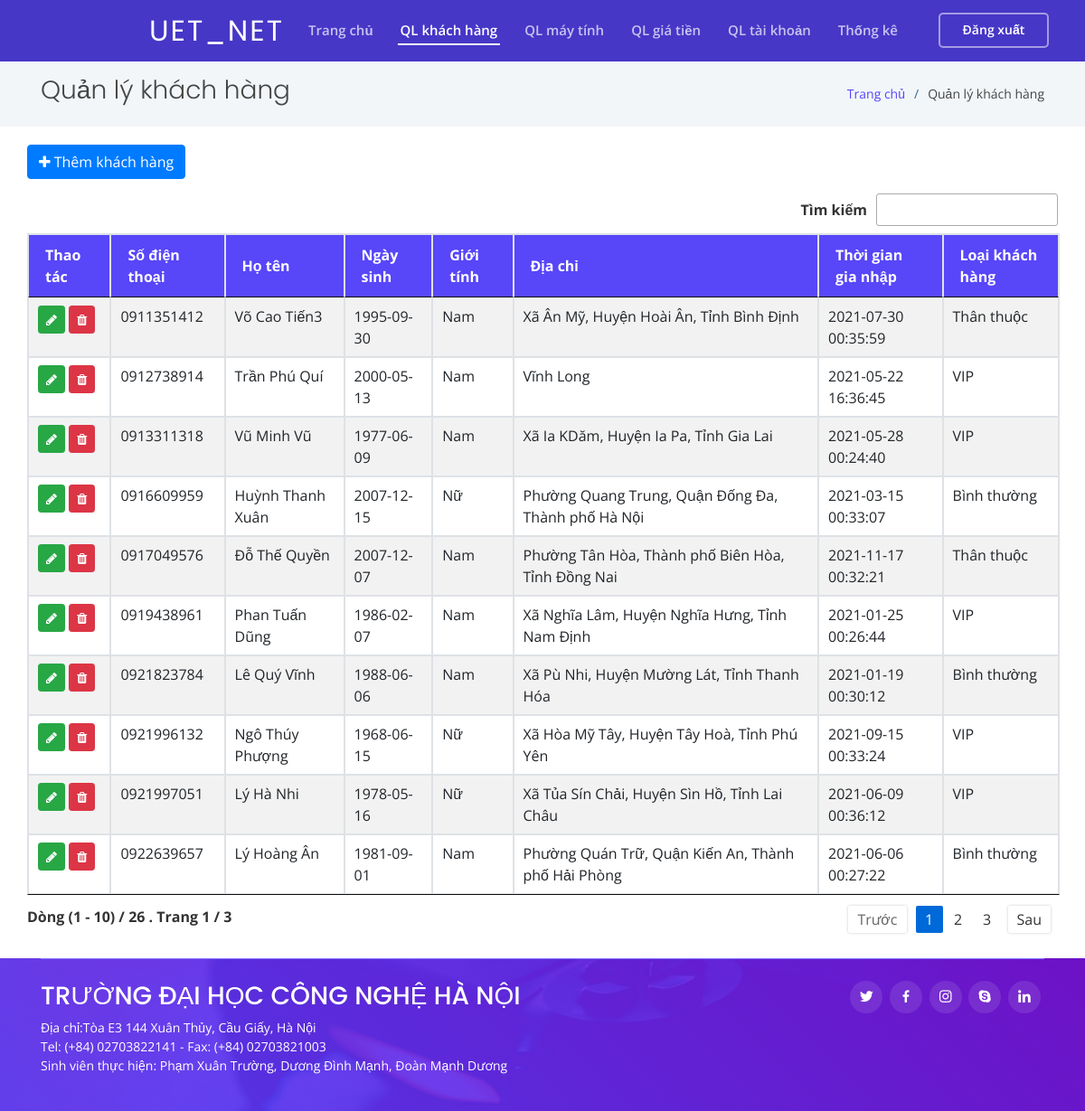
Page /ql-khach-hang.php (signed in) on the committed database.
### tables this page shows
CREATE TABLE IF NOT EXISTS `thongtinkhachhang` (
  `sdt` char(10) NOT NULL COMMENT 'khóa chính',
  `hoten` varchar(255) NOT NULL,
  `ngaysinh` date DEFAULT NULL COMMENT 'ngày/tháng/năm sinh KH',
  `diachi` varchar(255) DEFAULT NULL COMMENT 'địa chỉ KH',
  `thoigiandangky` timestamp NOT NULL DEFAULT CURRENT_TIMESTAMP COMMENT 'thời gian đăng ký KH',
  `loaikhachhang` varchar(16) NOT NULL DEFAULT 'binhthuong' COMMENT 'KH bình thường/thân thuộc/VIP',
  `gioitinh` varchar(3) DEFAULT NULL COMMENT 'giới tính KH',
  PRIMARY KEY (`sdt`)
);

### ql-khach-hang.php (the view, shortened to what this page needs)
<?php
require_once('./include/function.php');
require_once('./header.php');
$querykhachhang = mysqli_query($conn, "SELECT * FROM `thongtinkhachhang` WHERE 1");
?>
<div class="row">
    <button id="submit" class="btn btn-primary mb-3" data-toggle="modal" data-target="#exampleModal" data-title="Thêm thông tin khách hàng" data-type="insert"><i class="fa fa-plus"></i> Thêm khách hàng</button>
    <table id="datatable" style="width:100%" class="table table-striped table-bordered">
        <thead>
            <tr>
                <th>Thao tác</th>
                <th>Số điện thoại</th>
                <th>Họ tên</th>
                <th>Ngày sinh</th>
                <th>Giới tính</th>
                <th>Địa chỉ</th>
                <th>Thời gian gia nhập</th>
                <th>Loại khách hàng</th>
            </tr>
        </thead>
        <tbody>
            <?php
            if ($querykhachhang && $querykhachhang->num_rows > 0) {
                while ($row = mysqli_fetch_assoc($querykhachhang)) {
            ?>
                    <tr>
                    <td>
                            <a href="#" class="btn btn-sm btn-success mb-1" title="Sửa" data-toggle="modal" data-target="#exampleModal" data-title="Cập nhật thông tin khách hàng" data-type="update" data-sdt="<?= $row['sdt'] ?>" data-hoten="<?= $row['hoten'] ?>" data-ngaysinh="<?= $row['ngaysinh'] ?>" data-gioitinh="<?= $row['gioitinh'] ?>" data-diachi="<?= $row['diachi'] ?>" data-thoigiandangky="<?= $row['thoigiandangky'] ?>" data-loaikhachhang="<?= $row['loaikhachhang'] ?>">
                                <i class="fa fa-pencil"></i>
                            </a>
                            <a href="#" class="btn btn-sm btn-danger mb-1" title="Xóa" data-toggle="modal" data-target="#exampleModal2" data-hoten="<?= $row['hoten'] ?>" data-sdt="<?= $row['sdt'] ?>">
                                <i class="fa fa-trash"></i>
                            </a>
                        </td>
                        <td><?= $row['sdt'] ?></td>
                        <td><?= $row['hoten'] ?></td>
                        <td><?= $row['ngaysinh'] ?></td>
                        <td><?= $row['gioitinh'] ?></td>
                        <td><?= $row['diachi'] ?></td>
                        <td><?= $row['thoigiandangky'] ?></td>
                        <td><?= $row['loaikhachhang'] ?></td>
                    </tr>
            <?php
                }
            }
            ?>
        </tbody>
    </table>
</div>
<?php
require_once('./footer.php');
?>

### assets/css/styleDatatable.css (style rules this page uses)
table.dataTable { width:100%;margin:0 auto;clear:both;border-collapse:separate;border-spacing:0 }
table.dataTable thead th,table.dataTable tfoot th { font-weight:bold }
table.dataTable thead th,table.dataTable thead td { padding:10px 18px;border-bottom:1px solid #111 }
table.dataTable thead .sorting,table.dataTable thead .sorting_asc,table.dataTable thead .sorting_desc,table.dataTable thead .sorting_asc_disabled,table.dataTable thead .sorting_desc_disabled { cursor:pointer;*cursor:hand;background-repeat:no-repeat;background-position:center right }
table.dataTable tbody tr { background-color:#fff }
table.dataTable tbody th,table.dataTable tbody td { padding:8px 10px }
table.dataTable.no-footer { border-bottom:1px solid #111 }
table.dataTable,table.dataTable th,table.dataTable td { box-sizing:content-box }

### assets/css/style.css (style rules this page uses)
body { font-family: "Open Sans", sans-serif; color: #444444; cursor: url(../cursor/xanhla.cur), auto; }
a { color: #5846f9; }
table.dataTable thead tr { background: #5846f9; color: #fff; }
table.dataTable thead th { vertical-align: middle; }

### rows in the picture
thongtinkhachhang: sdt "0911351412", hoten "Võ Cao Tiến3", ngaysinh "1995-09-30", gioitinh "Nam", diachi "Xã Ân Mỹ, Huyện Hoài Ân, Tỉnh Bình Định", thoigiandangky "2021-07-30 00:35:59", loaikhachhang "Thân thuộc"
thongtinkhachhang: sdt "0912738914", hoten "Trần Phú Quí", ngaysinh "2000-05-13", gioitinh "Nam", diachi "Vĩnh Long", thoigiandangky "2021-05-22 16:36:45", loaikhachhang "VIP"
thongtinkhachhang: sdt "0913311318", hoten "Vũ Minh Vũ", ngaysinh "1977-06-09", gioitinh "Nam", diachi "Xã Ia KDăm, Huyện Ia Pa, Tỉnh Gia Lai", thoigiandangky "2021-05-28 00:24:40", loaikhachhang "VIP"
thongtinkhachhang: sdt "0916609959", hoten "Huỳnh Thanh Xuân", ngaysinh "2007-12-15", gioitinh "Nữ", diachi "Phường Quang Trung, Quận Đống Đa, Thành phố Hà Nội", thoigiandangky "2021-03-15 00:33:07", loaikhachhang "Bình thường"
thongtinkhachhang: sdt "0917049576", hoten "Đỗ Thế Quyền", ngaysinh "2007-12-07", gioitinh "Nam", diachi "Phường Tân Hòa, Thành phố Biên Hòa, Tỉnh Đồng Nai", thoigiandangky "2021-11-17 00:32:21", loaikhachhang "Thân thuộc"
thongtinkhachhang: sdt "0919438961", hoten "Phan Tuấn Dũng", ngaysinh "1986-02-07", gioitinh "Nam", diachi "Xã Nghĩa Lâm, Huyện Nghĩa Hưng, Tỉnh Nam Định", thoigiandangky "2021-01-25 00:26:44", loaikhachhang "VIP"
thongtinkhachhang: sdt "0921823784", hoten "Lê Quý Vĩnh", ngaysinh "1988-06-06", gioitinh "Nam", diachi "Xã Pù Nhi, Huyện Mường Lát, Tỉnh Thanh Hóa", thoigiandangky "2021-01-19 00:30:12", loaikhachhang "Bình thường"
thongtinkhachhang: sdt "0921996132", hoten "Ngô Thúy Phượng", ngaysinh "1968-06-15", gioitinh "Nữ", diachi "Xã Hòa Mỹ Tây, Huyện Tây Hoà, Tỉnh Phú Yên", thoigiandangky "2021-09-15 00:33:24", loaikhachhang "VIP"
thongtinkhachhang: sdt "0921997051", hoten "Lý Hà Nhi", ngaysinh "1978-05-16", gioitinh "Nữ", diachi "Xã Tủa Sín Chải, Huyện Sìn Hồ, Tỉnh Lai Châu", thoigiandangky "2021-06-09 00:36:12", loaikhachhang "VIP"
thongtinkhachhang: sdt "0922639657", hoten "Lý Hoàng Ân", ngaysinh "1981-09-01", gioitinh "Nam", diachi "Phường Quán Trữ, Quận Kiến An, Thành phố Hải Phòng", thoigiandangky "2021-06-06 00:27:22", loaikhachhang "Bình thường"

### other values in the picture
$title "Quản lý khách hàng"
